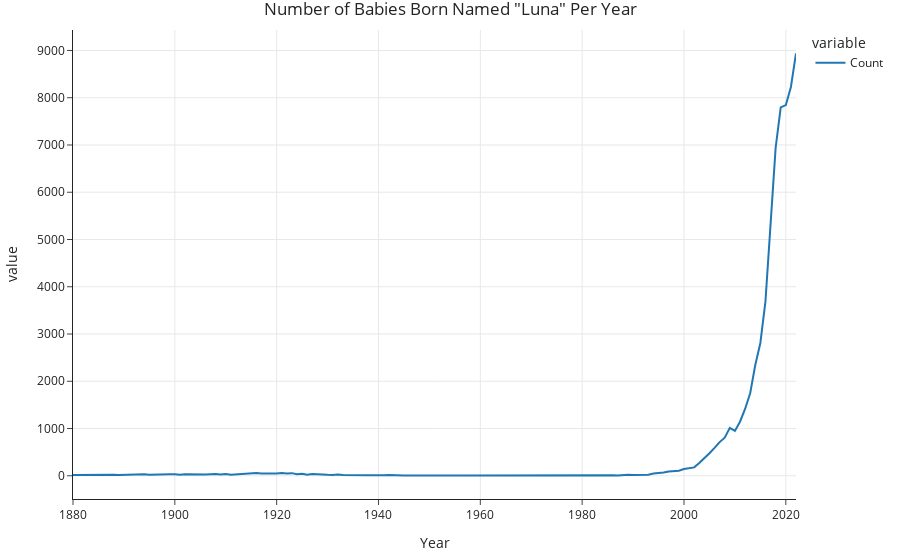

The code cell stored with this chart in its notebook:
### Code cell
name_graph('Luna')

### Figure 1 — Plotly figure (JSON) as saved in the notebook; plotly's stock layout.template omitted (floating-point values rounded to 4 significant figures; data arrays with more than 128 entries replaced by an {"elided": "..."} marker saying what was removed)
{"data": [{"hovertemplate": "variable=Count<br>Year=%{x}<br>value=%{y}<extra></extra>", "legendgroup": "Count", "line": {"color": "#1F77B4", "dash": "solid"}, "marker": {"symbol": "circle"}, "mode": "lines", "name": "Count", "orientation": "v", "showlegend": true, "type": "scatter", "x": {"elided": "130 int values"}, "xaxis": "x", "y": {"elided": "130 int values"}, "yaxis": "y"}], "layout": {"autosize": true, "legend": {"title": {"text": "variable"}, "tracegroupgap": 0}, "title": {"text": "Number of Babies Born Named \"Luna\" Per Year"}, "xaxis": {"anchor": "y", "autorange": true, "domain": [0, 1], "range": [1880, 2022], "title": {"text": "Year"}, "type": "linear"}, "yaxis": {"anchor": "x", "autorange": true, "domain": [0, 1], "range": [-491.2, 9433.0], "title": {"text": "value"}, "type": "linear"}}}
